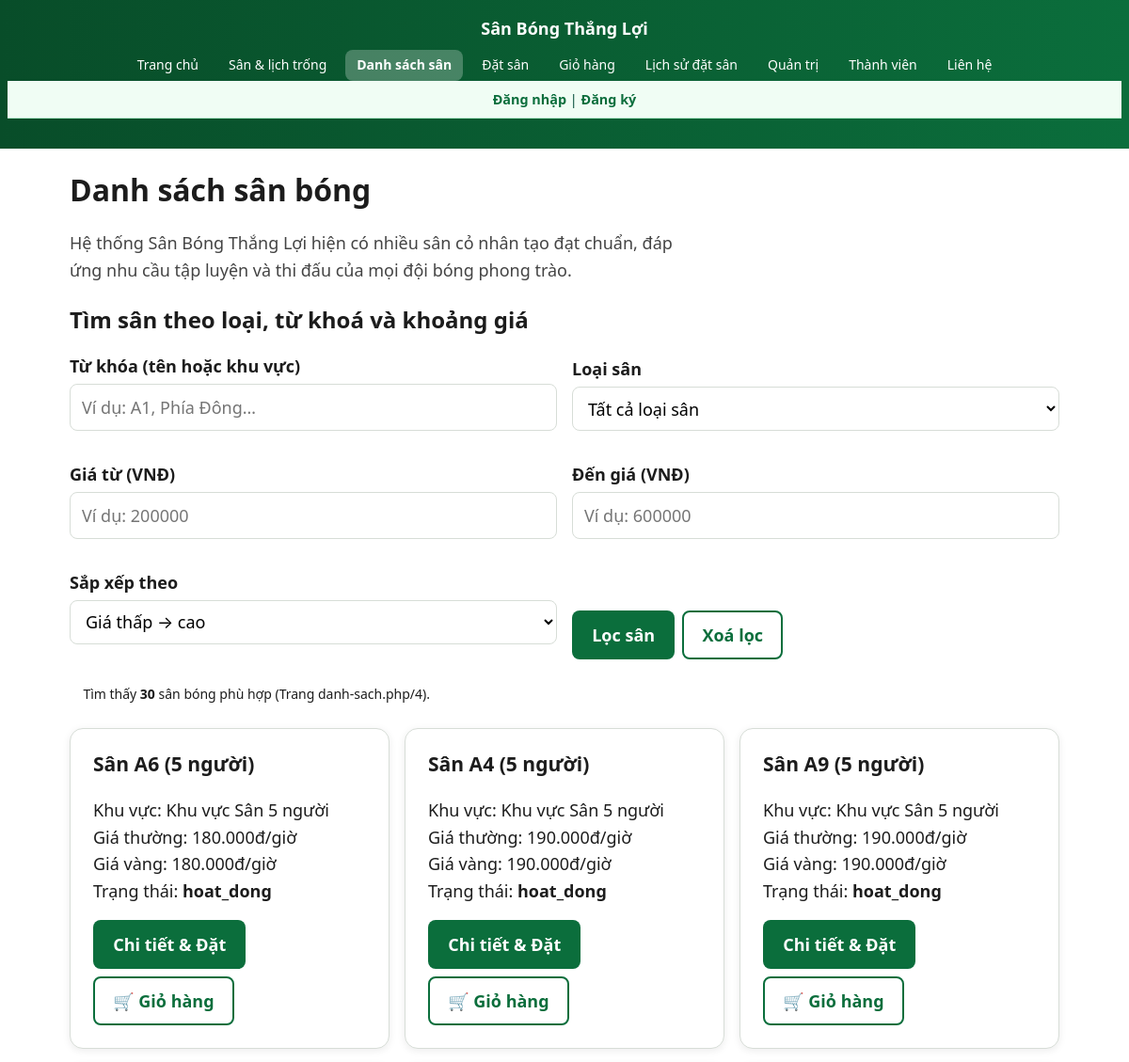
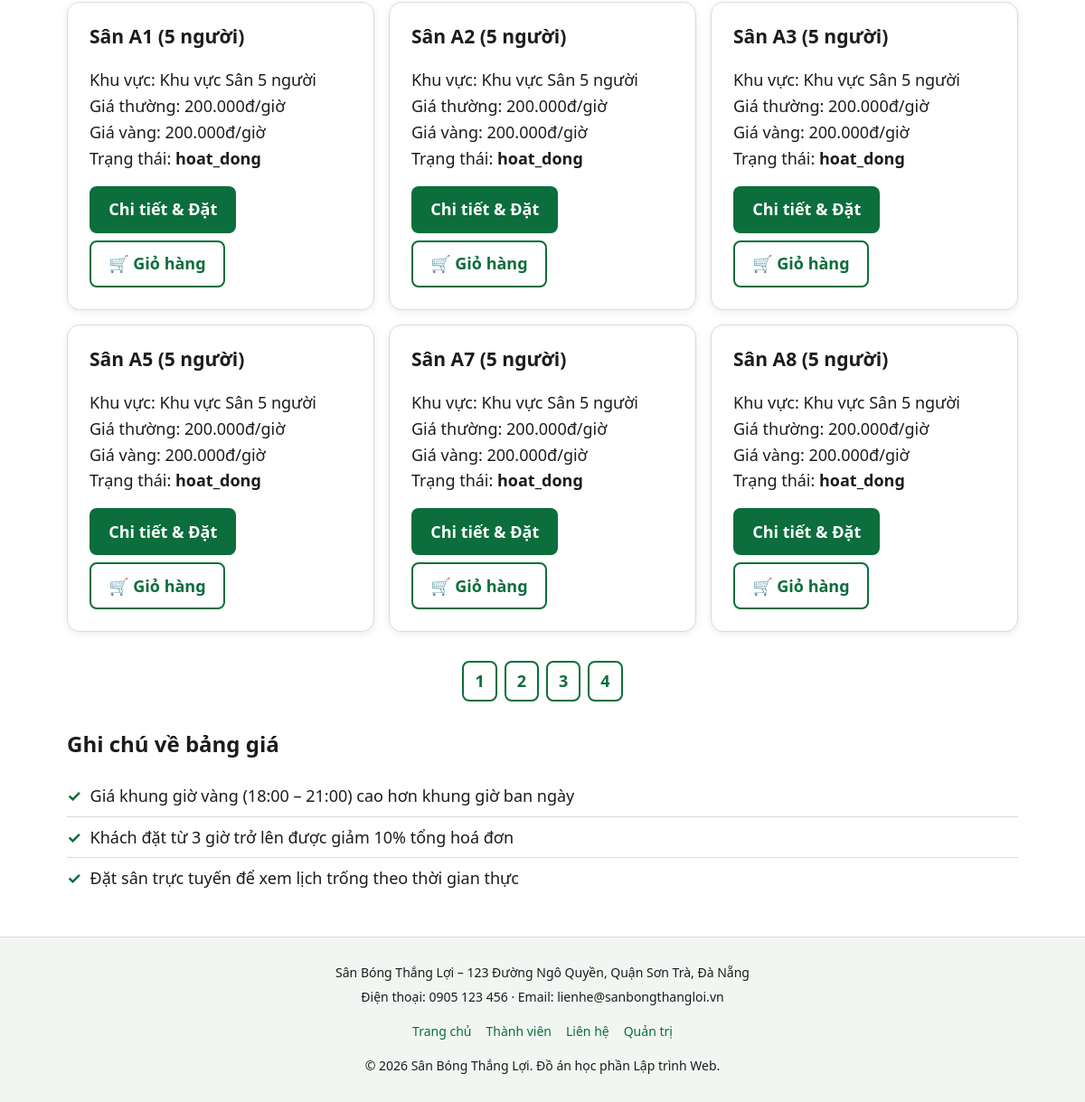
Screenshot of /danh-sach.php with the database file from the repository (2 pictures, top to bottom).
### tables this page shows
CREATE TABLE san_bong (
    id INT UNSIGNED AUTO_INCREMENT PRIMARY KEY,
    danh_muc_id INT UNSIGNED NOT NULL,
    ten_san VARCHAR(100) NOT NULL UNIQUE,
     
    gia_thue DECIMAL(12, 0) NOT NULL CHECK (gia_thue >= 0),
     
    trang_thai ENUM('hoat_dong', 'bao_tri', 'het_cho') NOT NULL DEFAULT 'hoat_dong',
    hinh_anh VARCHAR(255) NULL,
    CONSTRAINT fk_san_bong_danh_muc FOREIGN KEY (danh_muc_id) 
        REFERENCES danh_muc(id) ON DELETE RESTRICT ON UPDATE CASCADE
);

### inc/ham.php (called while the page is built, shortened)
<?php
if (!function_exists('e')) {
    function e(?string $chuoi): string
    {
        return htmlspecialchars((string) $chuoi, ENT_QUOTES | ENT_HTML5, 'UTF-8');
    }
}
if (!function_exists('vnd')) {
    function vnd(int|float $so): string
    {
        return number_format((float) $so, 0, ',', '.') . 'đ';
    }
}
if (!function_exists('getChuoi')) {
    function getChuoi(string $khoa, string $macDinh = ''): string
    {
        $val = $_GET[$khoa] ?? null;
        return is_string($val) ? trim($val) : $macDinh;
    }
}
if (!function_exists('getInt')) {
    function getInt(string $khoa, int $macDinh = 0): int
    {
        $gia = $_GET[$khoa] ?? null;
        return is_numeric($gia) ? (int) $gia : $macDinh;
    }
}

### src/Data/KhoSanPham.php (called while the page is built, shortened)
<?php
class KhoSanPham
{
    private PDO $pdo;
    public function __construct(PDO $pdo)
    {
        $this->pdo = $pdo;
    }
    public function timKiem(string $tuKhoa = '', int $loaiSan = 0): array
    {
        $sql = "SELECT s.*, d.ten_danh_muc FROM san_bong s LEFT JOIN danh_muc d ON s.danh_muc_id = d.id WHERE 1=1";
        $params = [];
        $stmt = $this->pdo->prepare($sql);
        $stmt->execute($params);
        $rows = $stmt->fetchAll();
        $ketQua = [];
        foreach ($rows as $row) {
            $loai = 5;
            if (str_contains($row['ten_danh_muc'] ?? '', '7')) $loai = 7;
            if (str_contains($row['ten_danh_muc'] ?? '', '11')) $loai = 11;
            $ketQua[] = SanPham::tuMang([
                'id'           => (string) $row['id'],
                'ten'          => $row['ten_san'],
                'loaiSan'      => $loai,
                'khuVuc'       => 'Khu vực ' . ($row['ten_danh_muc'] ?? 'chung'),
                'giaThuong'    => (int) $row['gia_thue'],
                'giaVang'      => (int) $row['gia_thue'],
                'danhGia'      => 5.0,
                'hinhAnh'      => $row['hinh_anh'] ?? '',
                'dangHoatDong' => ($row['trang_thai'] === 'hoat_dong'),
            ]);
        }
        return $ketQua;
    }
    public function sapXep(array $danhSach, string $tieuChi): array
    {
        switch ($tieuChi) {
            default: usort($danhSach, fn($a, $b) => $a->getGiaThuong() <=> $b->getGiaThuong()); break;
        }
        return $danhSach;
    }
}

### src/Models/SanPham.php (called while the page is built, shortened)
<?php
class SanPham
{
    private string $id;
    private string $ten;
    private int $loaiSan;
    private string $khuVuc;
    private int $giaThuong;
    private int $giaVang;
    private bool $dangHoatDong;
    public function __construct(array $duLieu)
    {
        $this->id            = (string) ($duLieu['id']            ?? '');
        $this->ten           = (string) ($duLieu['ten']           ?? '');
        $this->loaiSan       = (int)    ($duLieu['loaiSan']       ?? 0);
        $this->khuVuc        = (string) ($duLieu['khuVuc']        ?? '');
        $this->giaThuong     = (int)    ($duLieu['giaThuong']     ?? 0);
        $this->giaVang       = (int)    ($duLieu['giaVang']       ?? 0);
        $this->dangHoatDong  = (bool)   ($duLieu['dangHoatDong']  ?? true);
    }
    public static function tuMang(array $duLieu): self
    {
        return new self($duLieu);
    }
    public function getId(): string { return $this->id; }
    public function getTen(): string { return $this->ten; }
    public function getLoaiSan(): int { return $this->loaiSan; }
    public function getKhuVuc(): string { return $this->khuVuc; }
    public function getGiaThuong(): int { return $this->giaThuong; }
    public function getGiaVang(): int { return $this->giaVang; }
    public function getTrangThai(): string { return $this->dangHoatDong ? 'hoat_dong' : 'tam_dung'; }
}

### danh-sach.php (the view, shortened to what this page needs)
<?php
require __DIR__ . '/inc/config.php';
require __DIR__ . '/inc/ham.php';
$tuKhoa  = getChuoi('q');
$danhMuc = getChuoi('dm', 'tat-ca');
$sapXep  = getChuoi('sx', 'gia-tang');
$minGia  = getInt('min_gia', 0);
$maxGia  = getInt('max_gia', 0);
$trang   = getInt('trang', 1);
$loaiSan = is_numeric($danhMuc) ? (int) $danhMuc : 0;
$ketQua = $kho->timKiem($tuKhoa, $loaiSan);
$ketQua = array_values($ketQua);
$ketQua = $kho->sapXep($ketQua, $sapXep);
$tongSoSan = count($ketQua);
$soSanMoiTrang = 9;
$tongTrang = max(1, (int) ceil($tongSoSan / $soSanMoiTrang));
$trangHienTai = max(1, min($tongTrang, $trang));
$viTriBatDau = ($trangHienTai - 1) * $soSanMoiTrang;
$sanHienThi = array_slice($ketQua, $viTriBatDau, $soSanMoiTrang);
require __DIR__ . '/inc/header.php';
?>
<main class="khu-vuc-chinh">
  <h1>Danh sách sân bóng</h1>
  <p class="gioi-thieu">Hệ thống Sân Bóng Thắng Lợi hiện có nhiều sân cỏ nhân tạo đạt chuẩn,
    đáp ứng nhu cầu tập luyện và thi đấu của mọi đội bóng phong trào.</p>
  <h2>Tìm sân theo loại, từ khoá và khoảng giá</h2>
  <form class="bo-loc-san" method="get" action="danh-sach.php">
    <div>
      <label class="truong__nhan" for="q">Từ khóa (tên hoặc khu vực)</label>
      <input type="search" id="q" name="q" class="truong__nhap"
             value="<?= e($tuKhoa) ?>"
             placeholder="Ví dụ: A1, Phía Đông…">
    </div>
    <div>
      <label class="truong__nhan" for="dm">Loại sân</label>
      <select id="dm" name="dm" class="truong__nhap">
        <option value="tat-ca" <?= $danhMuc === 'tat-ca' ? 'selected' : '' ?>>Tất cả loại sân</option>
      </select>
    </div>
    <div>
      <label class="truong__nhan" for="min_gia">Giá từ (VNĐ)</label>
      <input type="number" id="min_gia" name="min_gia" class="truong__nhap"
             value="<?= $minGia > 0 ? $minGia : '' ?>" placeholder="Ví dụ: 200000" step="50000" min="0">
    </div>
    <div>
      <label class="truong__nhan" for="max_gia">Đến giá (VNĐ)</label>
      <input type="number" id="max_gia" name="max_gia" class="truong__nhap"
             value="<?= $maxGia > 0 ? $maxGia : '' ?>" placeholder="Ví dụ: 600000" step="50000" min="0">
    </div>
    <div>
      <label class="truong__nhan" for="sx">Sắp xếp theo</label>
      <select id="sx" name="sx" class="truong__nhap">
        <option value="gia-tang" <?= $sapXep === 'gia-tang' ? 'selected' : '' ?>>Giá thấp → cao</option>
      </select>
    </div>
    <div style="display: flex; gap: 0.5rem; align-items: flex-end;">
      <button type="submit" class="nut nut--chinh">Lọc sân</button>
      <a class="nut nut--phu" href="danh-sach.php">Xoá lọc</a>
    </div>
  </form>
  <p class="vung-thong-bao" aria-live="polite">
    Tìm thấy <strong><?= $tongSoSan ?></strong> sân bóng phù hợp (Trang <?= $trangHienTai ?>/<?= $tongTrang ?>).
  </p>
  <?php if ($tongSoSan === 0): ?>
    <div class="the" style="text-align: center; padding: 2rem;">
      <p style="font-size: 2rem; margin: 0;">🔍</p>
      <p><strong>Không tìm thấy sân nào phù hợp.</strong></p>
      <p>Hãy thử xoá từ khoá hoặc điều chỉnh lại khoảng giá.</p>
      <a class="nut nut--chinh" href="danh-sach.php">Xem tất cả sân</a>
    </div>
  <?php else: ?>
    <ul class="danh-sach-the">
      <?php foreach ($sanHienThi as $san): ?>
        <li class="the">
          <h3><?= e($san->getTen()) ?> (<?= $san->getLoaiSan() ?> người)</h3>
          <p>
            Khu vực: <?= e($san->getKhuVuc()) ?><br>
            Giá thường: <?= vnd($san->getGiaThuong()) ?>/giờ<br>
            Giá vàng: <?= vnd($san->getGiaVang()) ?>/giờ<br>
            Trạng thái: <strong><?= e($san->getTrangThai()) ?></strong>
          </p>
          <div style="display: flex; gap: 0.5rem; margin-top: 0.75rem; flex-wrap: wrap;">
            <a class="nut nut--chinh" href="chi-tiet.php?id=<?= urlencode($san->getId()) ?>">Chi tiết &amp; Đặt</a>
            <form method="post" action="them-gio.php" style="display: inline;">
              <button type="submit" class="nut nut--phu" title="Thêm vào giỏ">🛒 Giỏ hàng</button>
            </form>
          </div>
        </li>
      <?php endforeach; ?>
    </ul>
    <?php if ($tongTrang > 1): ?>
      <nav class="phan-trang" style="display: flex; justify-content: center; gap: 0.5rem; margin: 2rem 0; flex-wrap: wrap;">
        <?php for ($i = 1; $i <= $tongTrang; $i++): ?>
          <?php
            $queryParam = $_GET;
            $queryParam['trang'] = $i;
            $link = 'danh-sach.php?' . http_build_query($queryParam);
          ?>
          <a class="nut <?= $i === $trangHienTai ? 'nut--chinh' : 'nut--phu' ?>" href="<?= e($link) ?>" style="padding: 6px 12px; min-width: 38px; text-align: center;"><?= $i ?></a>
        <?php endfor; ?>
      </nav>
    <?php endif; ?>
  <?php endif; ?>
  <h2>Ghi chú về bảng giá</h2>
  <ul class="danh-sach-tien-ich">
    <li>Giá khung giờ vàng (18:00 – 21:00) cao hơn khung giờ ban ngày</li>
    <li>Khách đặt từ 3 giờ trở lên được giảm 10% tổng hoá đơn</li>
    <li>Đặt sân trực tuyến để xem lịch trống theo thời gian thực</li>
  </ul>
</main>
<?php require __DIR__ . '/inc/footer.php'; ?>

### css/chung.css (style rules this page uses)
:root { --mau-chinh: #0b6e3c; --mau-chinh-dam: #084d29; --mau-nhan: #f4b400; --mau-chu: #1c1c1c; --mau-nen: #ffffff; --mau-nen-phu: #f2f6f2; --mau-vien: #d7ddd7; --co-chu-goc: 16px; --co-chu-nho: 0.875rem; --co-chu-lon: 1.125rem; --co-chu-tieu-de-1: 1.75rem; --co-chu-tieu-de-2: 1.35rem; --khoang: 1rem; --khoang-lon: 1.5rem; --khoang-nho: 0.5rem; --bo-goc: 8px; --bo-goc-lon: 14px; --bong: 0 2px 8px rgba(0, 0, 0, 0.08); --bong-lon: 0 6px 20px rgba(0, 0, 0, 0.1); }
*, *::before, *::after { box-sizing: border-box; }
html { scroll-behavior: smooth; }
body { margin: 0; font-family: system-ui, -apple-system, "Segoe UI", Roboto, "Helvetica Neue", Arial, sans-serif; font-size: var(--co-chu-goc); line-height: 1.6; color: var(--mau-chu); background-color: var(--mau-nen); display: grid; grid-template-rows: auto 1fr auto; min-height: 100vh; }
a { color: var(--mau-chinh); text-decoration: none; }
h1, h2, h3 { line-height: 1.25; margin-top: 0; }
h1 { font-size: var(--co-chu-tieu-de-1); }
h2 { font-size: var(--co-chu-tieu-de-2); margin-top: var(--khoang-lon); }
p { margin: 0 0 var(--khoang); }
.khu-vuc-chinh { width: 100%; max-width: 1100px; margin: 0 auto; padding: var(--khoang-lon) var(--khoang); }
@media (min-width: 600px) { :root { --co-chu-goc: 17px; } }
@media (min-width: 600px) { .khu-vuc-chinh { padding: var(--khoang-lon); } }
@media (min-width: 960px) { :root { --co-chu-goc: 18px; --co-chu-tieu-de-1: 2rem; --co-chu-tieu-de-2: 1.5rem; } }
body { max-width: 100vw; overflow-x: hidden; }

### css/thanh-phan.css (style rules this page uses)
.danh-sach-the { list-style: none; padding: 0; margin: 0; display: grid; gap: var(--khoang); grid-template-columns: 1fr; }
.the { background-color: var(--mau-nen); border: 1px solid var(--mau-vien); border-radius: var(--bo-goc-lon); padding: var(--khoang-lon); box-shadow: var(--bong); }
@media (min-width: 600px) { .danh-sach-the { grid-template-columns: repeat(2, 1fr); } }
@media (min-width: 960px) { .danh-sach-the { grid-template-columns: repeat(3, 1fr); } }
.danh-sach-tien-ich { list-style: none; padding: 0; }
.danh-sach-tien-ich li { padding: 0.5rem 0 0.5rem 1.6rem; position: relative; border-bottom: 1px solid var(--mau-vien); }
.danh-sach-tien-ich li::before { content: "✓"; color: var(--mau-chinh); position: absolute; left: 0; font-weight: 700; }
.danh-sach-tien-ich li:last-child { border-bottom: none; }
.truong__nhan { display: block; font-weight: 600; margin-bottom: 0.25rem; }
.truong__nhap { width: 100%; padding: 0.6rem 0.75rem; font: inherit; border: 1px solid var(--mau-vien); border-radius: var(--bo-goc); background-color: #fff; margin-bottom: var(--khoang); }
.nut { display: inline-block; padding: 0.6rem 1.2rem; font: inherit; font-weight: 600; border-radius: var(--bo-goc); border: 2px solid transparent; cursor: pointer; text-align: center; transition: background-color 0.15s, color 0.15s; }
.nut--chinh { background-color: var(--mau-chinh); color: #fff; }
.nut--phu { background-color: transparent; color: var(--mau-chinh); border-color: var(--mau-chinh); }
.gioi-thieu { font-size: var(--co-chu-lon); color: #444; max-width: 65ch; }
.vung-thong-bao { padding: 0.6rem 0.9rem; border-radius: var(--bo-goc); margin: var(--khoang-nho) 0 var(--khoang); font-size: var(--co-chu-nho); min-height: 1.4em; }
.bo-loc-san { display: grid; gap: var(--khoang); margin: var(--khoang) 0; }
@media (min-width: 600px) { .bo-loc-san { grid-template-columns: repeat(2, 1fr); align-items: end; } }

### rows the page displays
san_bong: ten_san "Sân A6", LoaiSan "5", KhuVuc "Khu vực Sân 5 người", gia_thue "180.000đ", TrangThai "hoat_dong"
san_bong: ten_san "Sân A4", LoaiSan "5", KhuVuc "Khu vực Sân 5 người", gia_thue "190.000đ", TrangThai "hoat_dong"
san_bong: ten_san "Sân A9", LoaiSan "5", KhuVuc "Khu vực Sân 5 người", gia_thue "190.000đ", TrangThai "hoat_dong"
san_bong: ten_san "Sân A1", LoaiSan "5", KhuVuc "Khu vực Sân 5 người", gia_thue "200.000đ", TrangThai "hoat_dong"
san_bong: ten_san "Sân A2", LoaiSan "5", KhuVuc "Khu vực Sân 5 người", gia_thue "200.000đ", TrangThai "hoat_dong"
san_bong: ten_san "Sân A3", LoaiSan "5", KhuVuc "Khu vực Sân 5 người", gia_thue "200.000đ", TrangThai "hoat_dong"
san_bong: ten_san "Sân A5", id "5", KhuVuc "Khu vực Sân 5 người", gia_thue "200.000đ", TrangThai "hoat_dong"
san_bong: ten_san "Sân A7", LoaiSan "5", KhuVuc "Khu vực Sân 5 người", gia_thue "200.000đ", TrangThai "hoat_dong"
san_bong: ten_san "Sân A8", LoaiSan "5", KhuVuc "Khu vực Sân 5 người", gia_thue "200.000đ", TrangThai "hoat_dong"

### other values shown
$nhan "Trang chủ"
$nhan "Sân & lịch trống"
$nhan "Danh sách sân"
$nhan "Đặt sân"
$nhan "Giỏ hàng"
$nhan "Lịch sử đặt sân"
$nhan "Quản trị"
$nhan "Thành viên"
$nhan "Liên hệ"
$tongSoSan "30"
$trangHienTai "danh-sach.php"
$tongTrang "4"
